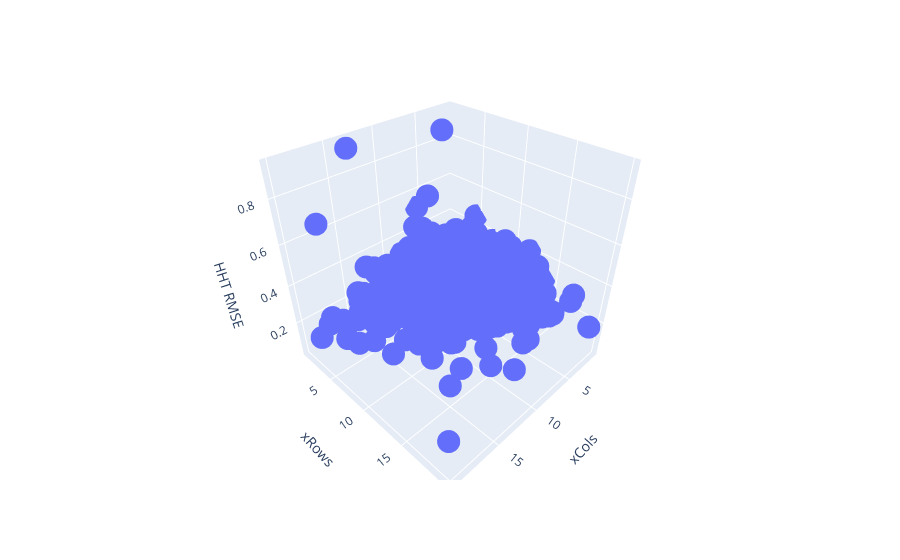

Notebook code cell kept with this figure:
### Code cell
fig = px.scatter_3d(df, x='xCols', y='xRows', z='HHT RMSE')
fig.show()

### Figure 1 — Plotly figure (JSON) as saved in the notebook; plotly's stock layout.template omitted (floating-point values rounded to 4 significant figures; data arrays with more than 128 entries replaced by an {"elided": "..."} marker saying what was removed)
{"data": [{"hovertemplate": "xCols=%{x}<br>xRows=%{y}<br>HHT RMSE=%{z}<extra></extra>", "legendgroup": "", "marker": {"color": "#636efa", "symbol": "circle"}, "mode": "markers", "name": "", "scene": "scene", "showlegend": false, "type": "scatter3d", "x": {"elided": "1688 float values"}, "y": {"elided": "1688 float values"}, "z": {"elided": "1688 float values"}}], "layout": {"legend": {"tracegroupgap": 0}, "margin": {"t": 60}, "scene": {"domain": {"x": [0, 1], "y": [0, 1]}, "xaxis": {"title": {"text": "xCols"}}, "yaxis": {"title": {"text": "xRows"}}, "zaxis": {"title": {"text": "HHT RMSE"}}}}}
